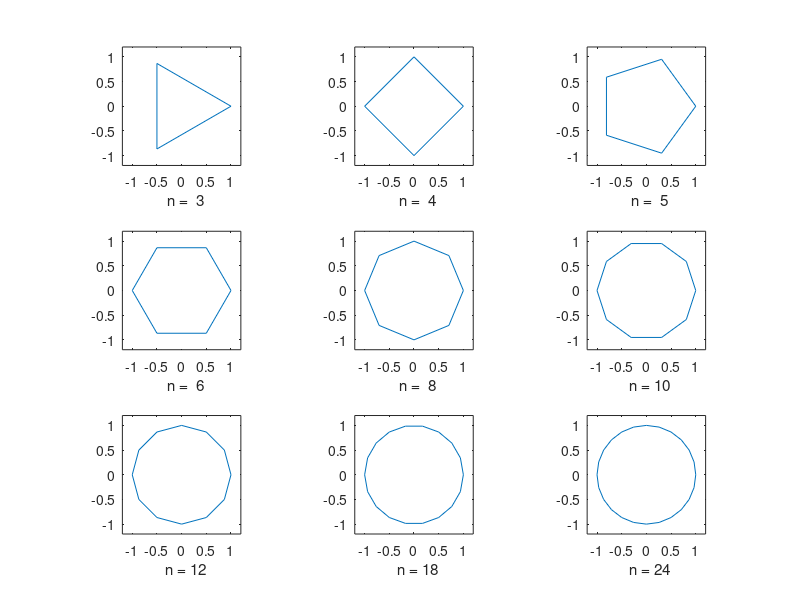

This figure's MATLAB source:
% script esercizio 4 - 2011
% Disegnare (in 9 diverse figure) i nove poligoni di n lati, con n=3 4 5 6 8
% 10 12 18 24, iscritti nel cerchio unitario.
clc
teta=linspace(0,2*pi,361);
x=cos(teta); y=sin(teta); 
k=0;
for nlati=[3 4 5 6 8 10 12 18 24]
    stride = 360./nlati;
    k = k+1;
    subplot(3,3,k)
    plot(x(1:stride:361),y(1:stride:361))
    xlabel(sprintf('  n = %2.0f',nlati));
    axis([-1.2 1.2 -1.2 1.2])
    axis square
end